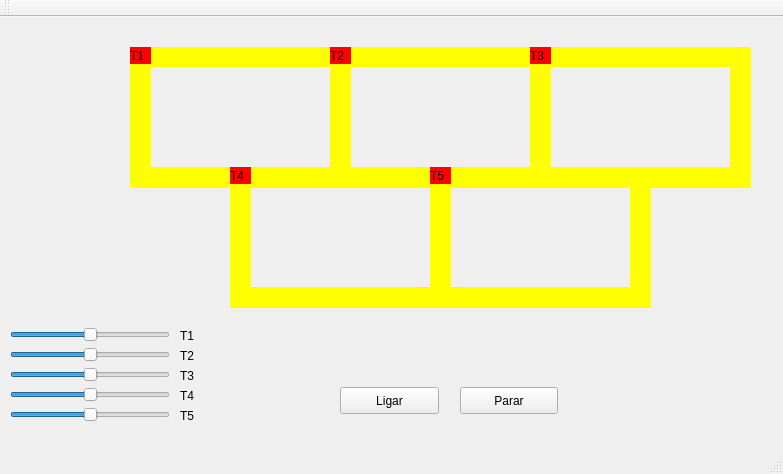
<?xml version="1.0" encoding="UTF-8"?>
<ui version="4.0">
 <class>MainWindow</class>
 <widget class="QMainWindow" name="MainWindow">
  <property name="geometry">
   <rect>
    <x>0</x>
    <y>0</y>
    <width>783</width>
    <height>474</height>
   </rect>
  </property>
  <property name="windowTitle">
   <string>MainWindow</string>
  </property>
  <widget class="QWidget" name="centralWidget">
   <widget class="QLabel" name="label_trem1">
    <property name="geometry">
     <rect>
      <x>130</x>
      <y>30</y>
      <width>21</width>
      <height>17</height>
     </rect>
    </property>
    <property name="styleSheet">
     <string notr="true">QLabel { background: red}</string>
    </property>
    <property name="text">
     <string>T1</string>
    </property>
   </widget>
   <widget class="QLabel" name="label_trilho1">
    <property name="geometry">
     <rect>
      <x>149</x>
      <y>30</y>
      <width>181</width>
      <height>20</height>
     </rect>
    </property>
    <property name="styleSheet">
     <string notr="true">QLabel { background: yellow}</string>
    </property>
    <property name="text">
     <string/>
    </property>
   </widget>
   <widget class="QLabel" name="label_trilho2">
    <property name="geometry">
     <rect>
      <x>139</x>
      <y>150</y>
      <width>191</width>
      <height>21</height>
     </rect>
    </property>
    <property name="styleSheet">
     <string notr="true">QLabel { background: yellow}</string>
    </property>
    <property name="text">
     <string/>
    </property>
   </widget>
   <widget class="QLabel" name="label_trilho3">
    <property name="geometry">
     <rect>
      <x>330</x>
      <y>30</y>
      <width>21</width>
      <height>141</height>
     </rect>
    </property>
    <property name="styleSheet">
     <string notr="true">QLabel { background: yellow}</string>
    </property>
    <property name="text">
     <string/>
    </property>
   </widget>
   <widget class="QLabel" name="label_trilho4">
    <property name="geometry">
     <rect>
      <x>130</x>
      <y>30</y>
      <width>21</width>
      <height>141</height>
     </rect>
    </property>
    <property name="styleSheet">
     <string notr="true">QLabel { background: yellow}</string>
    </property>
    <property name="text">
     <string/>
    </property>
   </widget>
   <widget class="QPushButton" name="pushButton">
    <property name="geometry">
     <rect>
      <x>340</x>
      <y>370</y>
      <width>99</width>
      <height>27</height>
     </rect>
    </property>
    <property name="text">
     <string>Ligar</string>
    </property>
   </widget>
   <widget class="QPushButton" name="pushButton_2">
    <property name="geometry">
     <rect>
      <x>460</x>
      <y>370</y>
      <width>98</width>
      <height>27</height>
     </rect>
    </property>
    <property name="text">
     <string>Parar</string>
    </property>
   </widget>
   <widget class="QLabel" name="label_trem2">
    <property name="geometry">
     <rect>
      <x>330</x>
      <y>30</y>
      <width>21</width>
      <height>17</height>
     </rect>
    </property>
    <property name="styleSheet">
     <string notr="true">QLabel { background: red}</string>
    </property>
    <property name="text">
     <string>T2</string>
    </property>
   </widget>
   <widget class="QLabel" name="label_trilho3_2">
    <property name="geometry">
     <rect>
      <x>530</x>
      <y>30</y>
      <width>21</width>
      <height>141</height>
     </rect>
    </property>
    <property name="styleSheet">
     <string notr="true">QLabel { background: yellow}</string>
    </property>
    <property name="text">
     <string/>
    </property>
   </widget>
   <widget class="QLabel" name="label_trilho2_2">
    <property name="geometry">
     <rect>
      <x>339</x>
      <y>150</y>
      <width>191</width>
      <height>21</height>
     </rect>
    </property>
    <property name="styleSheet">
     <string notr="true">QLabel { background: yellow}</string>
    </property>
    <property name="text">
     <string/>
    </property>
   </widget>
   <widget class="QLabel" name="label_trilho4_3">
    <property name="geometry">
     <rect>
      <x>330</x>
      <y>30</y>
      <width>21</width>
      <height>141</height>
     </rect>
    </property>
    <property name="styleSheet">
     <string notr="true">QLabel { background: yellow}</string>
    </property>
    <property name="text">
     <string/>
    </property>
   </widget>
   <widget class="QLabel" name="label_trilho1_2">
    <property name="geometry">
     <rect>
      <x>349</x>
      <y>30</y>
      <width>181</width>
      <height>20</height>
     </rect>
    </property>
    <property name="styleSheet">
     <string notr="true">QLabel { background: yellow}</string>
    </property>
    <property name="text">
     <string/>
    </property>
   </widget>
   <widget class="QLabel" name="label_trilho3_3">
    <property name="geometry">
     <rect>
      <x>430</x>
      <y>150</y>
      <width>21</width>
      <height>141</height>
     </rect>
    </property>
    <property name="styleSheet">
     <string notr="true">QLabel { background: yellow}</string>
    </property>
    <property name="text">
     <string/>
    </property>
   </widget>
   <widget class="QLabel" name="label_trilho4_4">
    <property name="geometry">
     <rect>
      <x>430</x>
      <y>150</y>
      <width>21</width>
      <height>141</height>
     </rect>
    </property>
    <property name="styleSheet">
     <string notr="true">QLabel { background: yellow}</string>
    </property>
    <property name="text">
     <string/>
    </property>
   </widget>
   <widget class="QLabel" name="label_trilho4_5">
    <property name="geometry">
     <rect>
      <x>230</x>
      <y>150</y>
      <width>21</width>
      <height>141</height>
     </rect>
    </property>
    <property name="styleSheet">
     <string notr="true">QLabel { background: yellow}</string>
    </property>
    <property name="text">
     <string/>
    </property>
   </widget>
   <widget class="QLabel" name="label_trilho2_3">
    <property name="geometry">
     <rect>
      <x>239</x>
      <y>270</y>
      <width>191</width>
      <height>21</height>
     </rect>
    </property>
    <property name="styleSheet">
     <string notr="true">QLabel { background: yellow}</string>
    </property>
    <property name="text">
     <string/>
    </property>
   </widget>
   <widget class="QLabel" name="label_trilho1_3">
    <property name="geometry">
     <rect>
      <x>449</x>
      <y>150</y>
      <width>181</width>
      <height>20</height>
     </rect>
    </property>
    <property name="styleSheet">
     <string notr="true">QLabel { background: yellow}</string>
    </property>
    <property name="text">
     <string/>
    </property>
   </widget>
   <widget class="QLabel" name="label_trilho1_4">
    <property name="geometry">
     <rect>
      <x>249</x>
      <y>150</y>
      <width>181</width>
      <height>20</height>
     </rect>
    </property>
    <property name="styleSheet">
     <string notr="true">QLabel { background: yellow}</string>
    </property>
    <property name="text">
     <string/>
    </property>
   </widget>
   <widget class="QLabel" name="label_trilho2_4">
    <property name="geometry">
     <rect>
      <x>439</x>
      <y>270</y>
      <width>191</width>
      <height>21</height>
     </rect>
    </property>
    <property name="styleSheet">
     <string notr="true">QLabel { background: yellow}</string>
    </property>
    <property name="text">
     <string/>
    </property>
   </widget>
   <widget class="QLabel" name="label_trilho3_4">
    <property name="geometry">
     <rect>
      <x>630</x>
      <y>150</y>
      <width>21</width>
      <height>141</height>
     </rect>
    </property>
    <property name="styleSheet">
     <string notr="true">QLabel { background: yellow}</string>
    </property>
    <property name="text">
     <string/>
    </property>
   </widget>
   <widget class="QLabel" name="label_trilho2_5">
    <property name="geometry">
     <rect>
      <x>539</x>
      <y>150</y>
      <width>191</width>
      <height>21</height>
     </rect>
    </property>
    <property name="styleSheet">
     <string notr="true">QLabel { background: yellow}</string>
    </property>
    <property name="text">
     <string/>
    </property>
   </widget>
   <widget class="QLabel" name="label_trilho4_6">
    <property name="geometry">
     <rect>
      <x>530</x>
      <y>30</y>
      <width>21</width>
      <height>141</height>
     </rect>
    </property>
    <property name="styleSheet">
     <string notr="true">QLabel { background: yellow}</string>
    </property>
    <property name="text">
     <string/>
    </property>
   </widget>
   <widget class="QLabel" name="label_trilho1_5">
    <property name="geometry">
     <rect>
      <x>549</x>
      <y>30</y>
      <width>181</width>
      <height>20</height>
     </rect>
    </property>
    <property name="styleSheet">
     <string notr="true">QLabel { background: yellow}</string>
    </property>
    <property name="text">
     <string/>
    </property>
   </widget>
   <widget class="QLabel" name="label_trilho3_5">
    <property name="geometry">
     <rect>
      <x>730</x>
      <y>30</y>
      <width>21</width>
      <height>141</height>
     </rect>
    </property>
    <property name="styleSheet">
     <string notr="true">QLabel { background: yellow}</string>
    </property>
    <property name="text">
     <string/>
    </property>
   </widget>
   <widget class="QLabel" name="label_trem3">
    <property name="geometry">
     <rect>
      <x>530</x>
      <y>30</y>
      <width>21</width>
      <height>17</height>
     </rect>
    </property>
    <property name="styleSheet">
     <string notr="true">QLabel { background: red}</string>
    </property>
    <property name="text">
     <string>T3</string>
    </property>
   </widget>
   <widget class="QLabel" name="label_trem4">
    <property name="geometry">
     <rect>
      <x>230</x>
      <y>150</y>
      <width>21</width>
      <height>17</height>
     </rect>
    </property>
    <property name="styleSheet">
     <string notr="true">QLabel { background: red}</string>
    </property>
    <property name="text">
     <string>T4</string>
    </property>
   </widget>
   <widget class="QLabel" name="label_trem5">
    <property name="geometry">
     <rect>
      <x>430</x>
      <y>150</y>
      <width>21</width>
      <height>17</height>
     </rect>
    </property>
    <property name="styleSheet">
     <string notr="true">QLabel { background: red}</string>
    </property>
    <property name="text">
     <string>T5</string>
    </property>
   </widget>
   <widget class="QSlider" name="speed_trem1">
    <property name="geometry">
     <rect>
      <x>10</x>
      <y>310</y>
      <width>160</width>
      <height>16</height>
     </rect>
    </property>
    <property name="minimum">
     <number>0</number>
    </property>
    <property name="maximum">
     <number>200</number>
    </property>
    <property name="singleStep">
     <number>1</number>
    </property>
    <property name="value">
     <number>100</number>
    </property>
    <property name="orientation">
     <enum>Qt::Horizontal</enum>
    </property>
   </widget>
   <widget class="QLabel" name="label">
    <property name="geometry">
     <rect>
      <x>180</x>
      <y>310</y>
      <width>21</width>
      <height>17</height>
     </rect>
    </property>
    <property name="text">
     <string>T1</string>
    </property>
   </widget>
   <widget class="QLabel" name="label_2">
    <property name="geometry">
     <rect>
      <x>180</x>
      <y>330</y>
      <width>21</width>
      <height>17</height>
     </rect>
    </property>
    <property name="text">
     <string>T2</string>
    </property>
   </widget>
   <widget class="QLabel" name="label_3">
    <property name="geometry">
     <rect>
      <x>180</x>
      <y>350</y>
      <width>21</width>
      <height>17</height>
     </rect>
    </property>
    <property name="text">
     <string>T3</string>
    </property>
   </widget>
   <widget class="QLabel" name="label_4">
    <property name="geometry">
     <rect>
      <x>180</x>
      <y>370</y>
      <width>21</width>
      <height>17</height>
     </rect>
    </property>
    <property name="text">
     <string>T4</string>
    </property>
   </widget>
   <widget class="QLabel" name="label_5">
    <property name="geometry">
     <rect>
      <x>180</x>
      <y>390</y>
      <width>21</width>
      <height>17</height>
     </rect>
    </property>
    <property name="text">
     <string>T5</string>
    </property>
   </widget>
   <widget class="QSlider" name="speed_trem2">
    <property name="geometry">
     <rect>
      <x>10</x>
      <y>330</y>
      <width>160</width>
      <height>16</height>
     </rect>
    </property>
    <property name="minimum">
     <number>0</number>
    </property>
    <property name="maximum">
     <number>200</number>
    </property>
    <property name="singleStep">
     <number>1</number>
    </property>
    <property name="value">
     <number>100</number>
    </property>
    <property name="orientation">
     <enum>Qt::Horizontal</enum>
    </property>
   </widget>
   <widget class="QSlider" name="speed_trem3">
    <property name="geometry">
     <rect>
      <x>10</x>
      <y>350</y>
      <width>160</width>
      <height>16</height>
     </rect>
    </property>
    <property name="minimum">
     <number>0</number>
    </property>
    <property name="maximum">
     <number>200</number>
    </property>
    <property name="singleStep">
     <number>1</number>
    </property>
    <property name="value">
     <number>100</number>
    </property>
    <property name="orientation">
     <enum>Qt::Horizontal</enum>
    </property>
   </widget>
   <widget class="QSlider" name="speed_trem4">
    <property name="geometry">
     <rect>
      <x>10</x>
      <y>370</y>
      <width>160</width>
      <height>16</height>
     </rect>
    </property>
    <property name="minimum">
     <number>0</number>
    </property>
    <property name="maximum">
     <number>200</number>
    </property>
    <property name="singleStep">
     <number>1</number>
    </property>
    <property name="value">
     <number>100</number>
    </property>
    <property name="orientation">
     <enum>Qt::Horizontal</enum>
    </property>
   </widget>
   <widget class="QSlider" name="speed_trem5">
    <property name="geometry">
     <rect>
      <x>10</x>
      <y>390</y>
      <width>160</width>
      <height>16</height>
     </rect>
    </property>
    <property name="minimum">
     <number>0</number>
    </property>
    <property name="maximum">
     <number>200</number>
    </property>
    <property name="singleStep">
     <number>1</number>
    </property>
    <property name="value">
     <number>100</number>
    </property>
    <property name="orientation">
     <enum>Qt::Horizontal</enum>
    </property>
   </widget>
   <zorder>label_trilho1</zorder>
   <zorder>label_trilho2_4</zorder>
   <zorder>label_trilho3_3</zorder>
   <zorder>label_trilho3</zorder>
   <zorder>label_trilho4_6</zorder>
   <zorder>label_trilho4_4</zorder>
   <zorder>label_trilho2_5</zorder>
   <zorder>label_trilho3_5</zorder>
   <zorder>label_trilho4</zorder>
   <zorder>label_trilho1_4</zorder>
   <zorder>label_trilho2</zorder>
   <zorder>label_trilho1_2</zorder>
   <zorder>label_trilho1_5</zorder>
   <zorder>label_trilho3_4</zorder>
   <zorder>label_trilho1_3</zorder>
   <zorder>label_trilho2_2</zorder>
   <zorder>label_trilho4_3</zorder>
   <zorder>label_trilho3_2</zorder>
   <zorder>label_trilho2_3</zorder>
   <zorder>label_trilho4_5</zorder>
   <zorder>label_trem1</zorder>
   <zorder>pushButton</zorder>
   <zorder>pushButton_2</zorder>
   <zorder>label_trem2</zorder>
   <zorder>label_trem3</zorder>
   <zorder>label_trem4</zorder>
   <zorder>label_trem5</zorder>
   <zorder>speed_trem1</zorder>
   <zorder>label</zorder>
   <zorder>label_2</zorder>
   <zorder>label_3</zorder>
   <zorder>label_4</zorder>
   <zorder>label_5</zorder>
   <zorder>speed_trem2</zorder>
   <zorder>speed_trem3</zorder>
   <zorder>speed_trem4</zorder>
   <zorder>speed_trem5</zorder>
  </widget>
  <widget class="QMenuBar" name="menuBar">
   <property name="geometry">
    <rect>
     <x>0</x>
     <y>0</y>
     <width>783</width>
     <height>22</height>
    </rect>
   </property>
  </widget>
  <widget class="QToolBar" name="mainToolBar">
   <attribute name="toolBarArea">
    <enum>TopToolBarArea</enum>
   </attribute>
   <attribute name="toolBarBreak">
    <bool>false</bool>
   </attribute>
  </widget>
  <widget class="QStatusBar" name="statusBar"/>
 </widget>
 <layoutdefault spacing="6" margin="11"/>
 <resources/>
 <connections/>
</ui>
